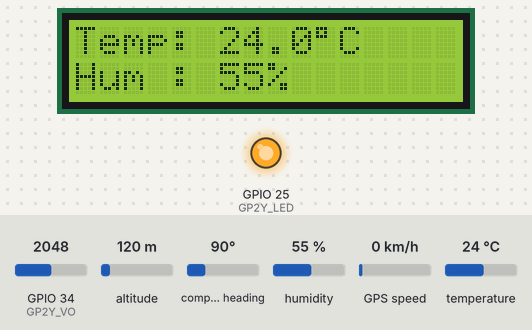
A sketch run on a simulated ESP32. Parts: 16×2 character LCD, output pins drawn as LEDs (lit = HIGH). The inputs (shaded band) are chosen by the test bench; at power-on: humidity 55 %, GPIO 34 (GP2Y_VO) = 2048, temperature 24 °C, altitude 120 m, compass heading 90°, GPS speed 0 km/h. The GPS gets a fix after 3 s at 37.7749, -122.4194 with 8 satellites; what the sketch prints to the serial monitor is not drawn.

Above: at 3.2 s.
3.3 s: humidity set to 22 %
At 8.8 s:
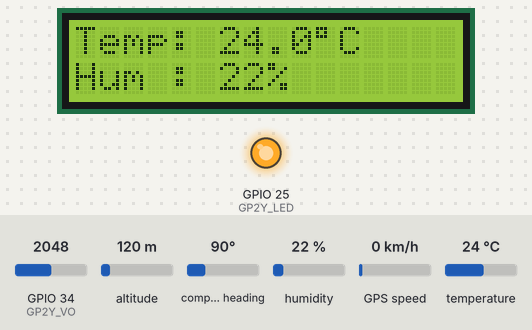
11.6 s: GPIO 34 (GP2Y_VO) set to 1960
At 16.4 s:
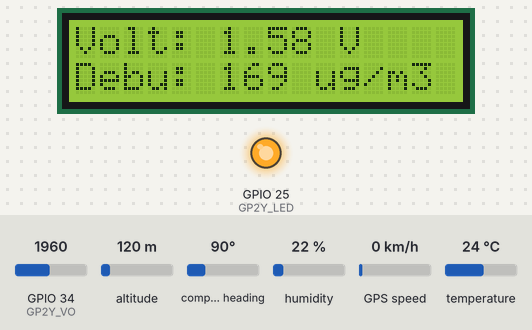
19.6 s: temperature set to 12 °C
At 20.6 s:
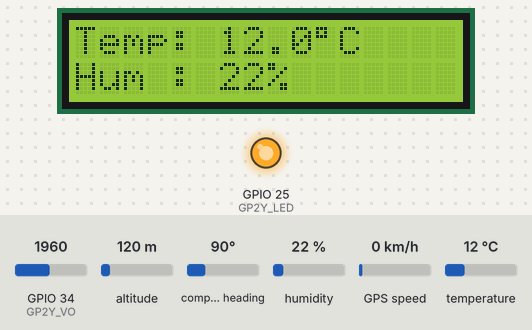
23.6 s: GPIO 34 (GP2Y_VO) set to 2040
At 29.4 s:
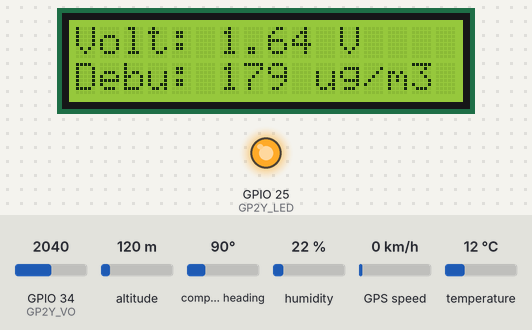
31.6 s: humidity set to 40 %
At 33.6 s:
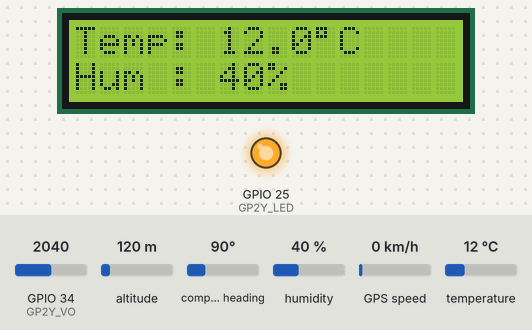
35.6 s: GPIO 34 (GP2Y_VO) set to 1228
At 41.1 s:
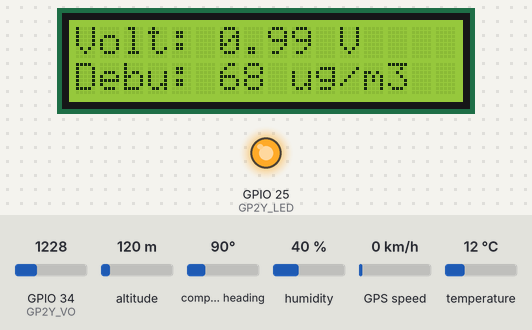
Timing chart, 0 to 42.6 s (numbered marks = the images above; inputs shaded):
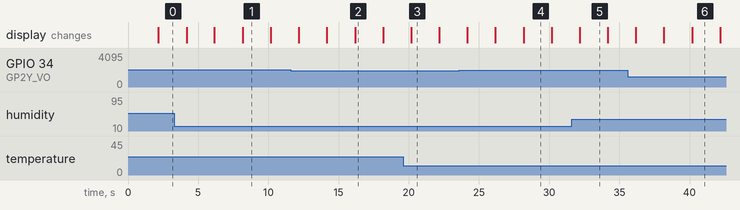

Measured:
- what the display in image 1 shows lasts 2.0 s, from 8.2 s to 10.2 s

The sketch:

full_program_no_calibrated.ino
```cpp
#include <Wire.h>
#include <LiquidCrystal_I2C.h>
#include <TinyGPS++.h>
#include <DHT.h>

// Penstabil daya ESP32
#include "soc/soc.h"
#include "soc/rtc_cntl_reg.h"

// --- DEFINISI PIN ESP32 DEVKIT V1 ---
#define DHTPIN       4      // Pin D4 (GPIO 4)
#define DHTTYPE      DHT22

#define GP2Y_LED     25     // Pin D25 (GPIO 25) -> Penganti D7 Arduino
#define GP2Y_VO      34     // Pin D34 (GPIO 34) -> Penganti A0 Arduino

#define GPS_RX       16     // Pin D16 (RX2 ESP32 ke TX GPS)
#define GPS_TX       17     // Pin D17 (TX2 ESP32 ke RX GPS)

// Timing Pulsa Sensor GP2Y
const unsigned int samplingTime = 280;
const unsigned int deltaTime    = 40;
const unsigned int sleepTime    = 9680;

// Objek Sensor & Display
DHT dht(DHTPIN, DHTTYPE);
LiquidCrystal_I2C lcd(0x27, 16, 2);
TinyGPSPlus gps;

unsigned long lastDisplayTime = 0;
int displayState = 0;

void setup() {
  // Matikan Brownout Detector
  WRITE_PERI_REG(RTC_CNTL_BROWN_OUT_REG, 0);

  Serial.begin(115200);
  Serial2.begin(9600, SERIAL_8N1, GPS_RX, GPS_TX); // Hardware Serial 2

  // Inisialisasi Pin GP2Y
  pinMode(GP2Y_LED, OUTPUT);
  pinMode(GP2Y_VO, INPUT);
  digitalWrite(GP2Y_LED, HIGH); // Default OFF (Active Low)

  // Inisialisasi I2C (D21 = SDA, D22 = SCL)
  Wire.begin(21, 22);
  dht.begin();

  // Inisialisasi LCD
  lcd.init();
  lcd.backlight();
  lcd.setCursor(0, 0);
  lcd.print("AirRespirA System");
  lcd.setCursor(0, 1);
  lcd.print("Initializing...");
  delay(2000);
  lcd.clear();
}

void loop() {
  // Parsing data GPS
  while (Serial2.available() > 0) {
    gps.encode(Serial2.read());
  }

  // Update sensor & layar setiap 2 detik
  if (millis() - lastDisplayTime >= 2000) {
    lastDisplayTime = millis();

    // 1. BACA SENSOR DEBU GP2Y
    digitalWrite(GP2Y_LED, LOW); // LED ON
    delayMicroseconds(samplingTime);
    int voRaw = analogRead(GP2Y_VO);
    delayMicroseconds(deltaTime);
    digitalWrite(GP2Y_LED, HIGH); // LED OFF
    delayMicroseconds(sleepTime);

    // Konversi Tegangan & Kerapatan Debu
    float volt = voRaw * (3.3 / 4095.0);
    float dustDensity = (0.17 * volt - 0.1) * 1000.0;
    if (dustDensity < 0) dustDensity = 0.0;

    // 2. BACA SENSOR DHT22
    float hum = dht.readHumidity();
    float temp = dht.readTemperature();

    // 3. LOG SERIAL MONITOR
    Serial.println("==========================================");
    Serial.printf("Suhu: %.1f C | Kelembapan: %.1f %%\n", temp, hum);
    Serial.printf("Dust Raw: %d | Tegangan: %.2f V | PM: %.1f ug/m3\n", voRaw, volt, dustDensity);

    if (gps.location.isValid()) {
      Serial.printf("GPS: Lat %.6f, Lng %.6f | Sat: %d\n", gps.location.lat(), gps.location.lng(), gps.satellites.value());
    } else {
      Serial.printf("GPS: Searching Satellite... (%d detected)\n", gps.satellites.value());
    }

    // 4. BERGANTI TAMPILAN LCD
    lcd.clear();
    if (displayState == 0) {
      // Tampilan 1: Suhu & Kelembapan
      lcd.setCursor(0, 0);
      if (isnan(temp)) lcd.print("Temp: Error");
      else { lcd.print("Temp: "); lcd.print(temp, 1); lcd.write(223); lcd.print("C"); }

      lcd.setCursor(0, 1);
      if (isnan(hum)) lcd.print("Hum : Error");
      else { lcd.print("Hum : "); lcd.print(hum, 0); lcd.print("%"); }

      displayState = 1;
    }
    else if (displayState == 1) {
      // Tampilan 2: Sensor Debu
      lcd.setCursor(0, 0);
      lcd.print("Volt: "); lcd.print(volt, 2); lcd.print(" V");

      lcd.setCursor(0, 1);
      lcd.print("Debu: "); lcd.print(dustDensity, 0); lcd.print(" ug/m3");

      displayState = 2;
    }
    else {
      // Tampilan 3: Status GPS
      lcd.setCursor(0, 0);
      if (gps.location.isValid()) {
        lcd.print("Lat:"); lcd.print(gps.location.lat(), 4);
      } else {
        lcd.print("GPS: Searching");
      }

      lcd.setCursor(0, 1);
      if (gps.location.isValid()) {
        lcd.print("Lng:"); lcd.print(gps.location.lng(), 4);
      } else {
        lcd.print("Satellites: "); lcd.print(gps.satellites.value());
      }

      displayState = 0;
    }
  }
}
```
